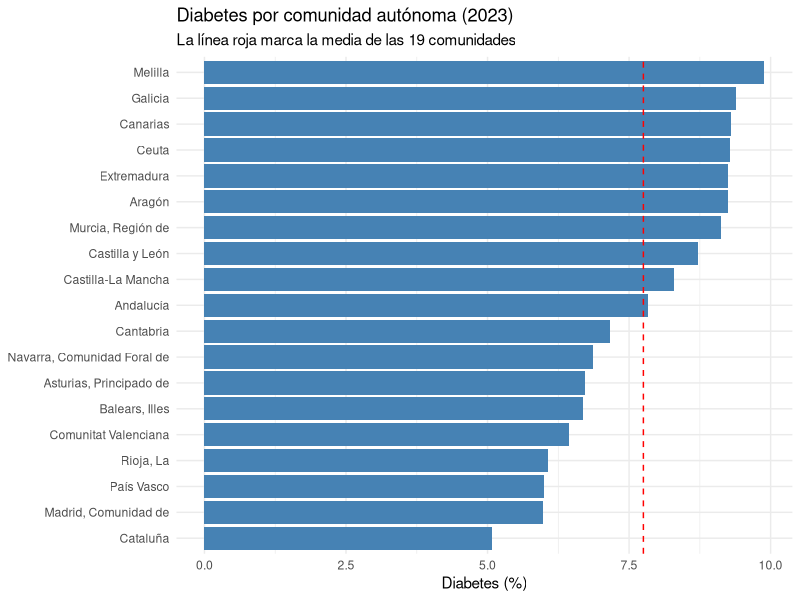

The R script that drew this image:
## ---- chunk 1
knitr::opts_chunk$set(echo = TRUE, warning = FALSE, message = FALSE)
## ---- chunk 2
library(readr)
library(dplyr)
## ---- chunk 3
datos <- read_csv("OUTPUT/DATA/luz_diabetes_ccaa_2023.csv")
## ---- chunk 4
tabla_diabetes <- datos %>%
  select(comunidad, diabetes_pct) %>%
  arrange(desc(diabetes_pct)) %>%
  mutate(puesto = row_number()) %>%
  select(puesto, comunidad, diabetes_pct)

knitr::kable(tabla_diabetes,
             col.names = c("Puesto", "Comunidad", "Diabetes (%)"),
             caption = "Comunidades ordenadas de mayor a menor porcentaje de diabetes (2023)")
## ---- chunk 5
resumen <- datos %>%
  summarise(n       = n(),
            media   = mean(diabetes_pct),
            mediana = median(diabetes_pct),
            desv    = sd(diabetes_pct),
            minimo  = min(diabetes_pct),
            q1      = quantile(diabetes_pct, 0.25),
            q3      = quantile(diabetes_pct, 0.75),
            maximo  = max(diabetes_pct))

knitr::kable(resumen, digits = 2,
             caption = "Resumen estadístico del porcentaje de diabetes por comunidad")

# Para el texto
com_max <- tabla_diabetes$comunidad[1]
com_min <- tabla_diabetes$comunidad[nrow(tabla_diabetes)]
## ---- chunk 6
library(tidyverse)
## ---- chunk 7
ggplot(tabla_diabetes,
       aes(x = reorder(comunidad, diabetes_pct), y = diabetes_pct)) +
  geom_col(fill = "steelblue") +
  geom_hline(yintercept = mean(tabla_diabetes$diabetes_pct),
             linetype = "dashed", colour = "red") +
  coord_flip() +
  labs(title = "Diabetes por comunidad autónoma (2023)",
       subtitle = "La línea roja marca la media de las 19 comunidades",
       x = NULL,
       y = "Diabetes (%)") +
  theme_minimal()
